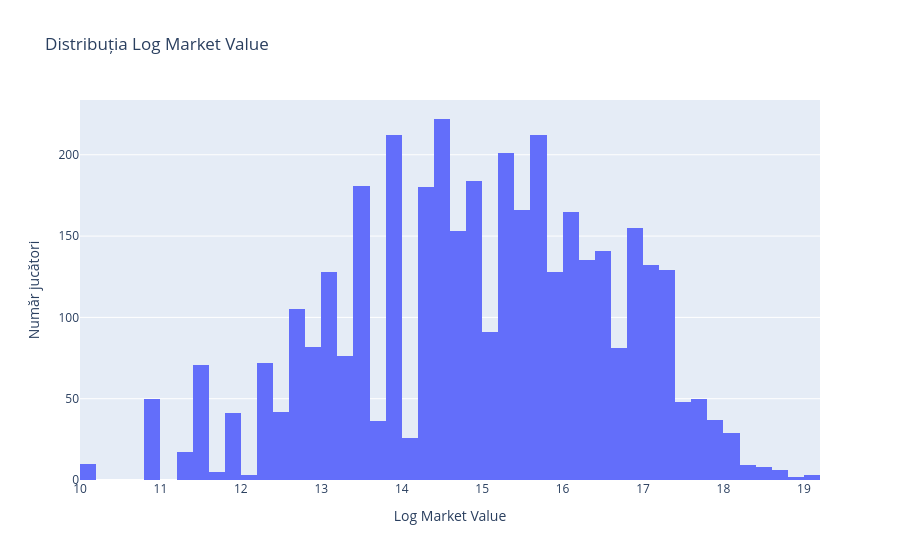

The notebook cell saved with this chart:
### Code cell
fig = px.histogram(
    df,
    x="log_market_value",
    nbins=50,
    title="Distribuția Log Market Value",
)

fig.update_layout(
    xaxis_title="Log Market Value",
    yaxis_title="Număr jucători"
)

fig.show()

### Figure 1 — Plotly figure (JSON) as saved in the notebook; plotly's stock layout.template omitted (floating-point values rounded to 4 significant figures; data arrays with more than 128 entries replaced by an {"elided": "..."} marker saying what was removed)
{"data": [{"bingroup": "x", "hovertemplate": "log_market_value=%{x}<br>count=%{y}<extra></extra>", "legendgroup": "", "marker": {"color": "#636efa", "pattern": {"shape": ""}}, "name": "", "nbinsx": 50, "orientation": "v", "showlegend": false, "type": "histogram", "x": {"elided": "3824 float values"}, "xaxis": "x", "yaxis": "y"}], "layout": {"barmode": "relative", "legend": {"tracegroupgap": 0}, "title": {"text": "Distribuția Log Market Value"}, "xaxis": {"anchor": "y", "domain": [0, 1], "title": {"text": "Log Market Value"}}, "yaxis": {"anchor": "x", "domain": [0, 1], "title": {"text": "Număr jucători"}}}}
